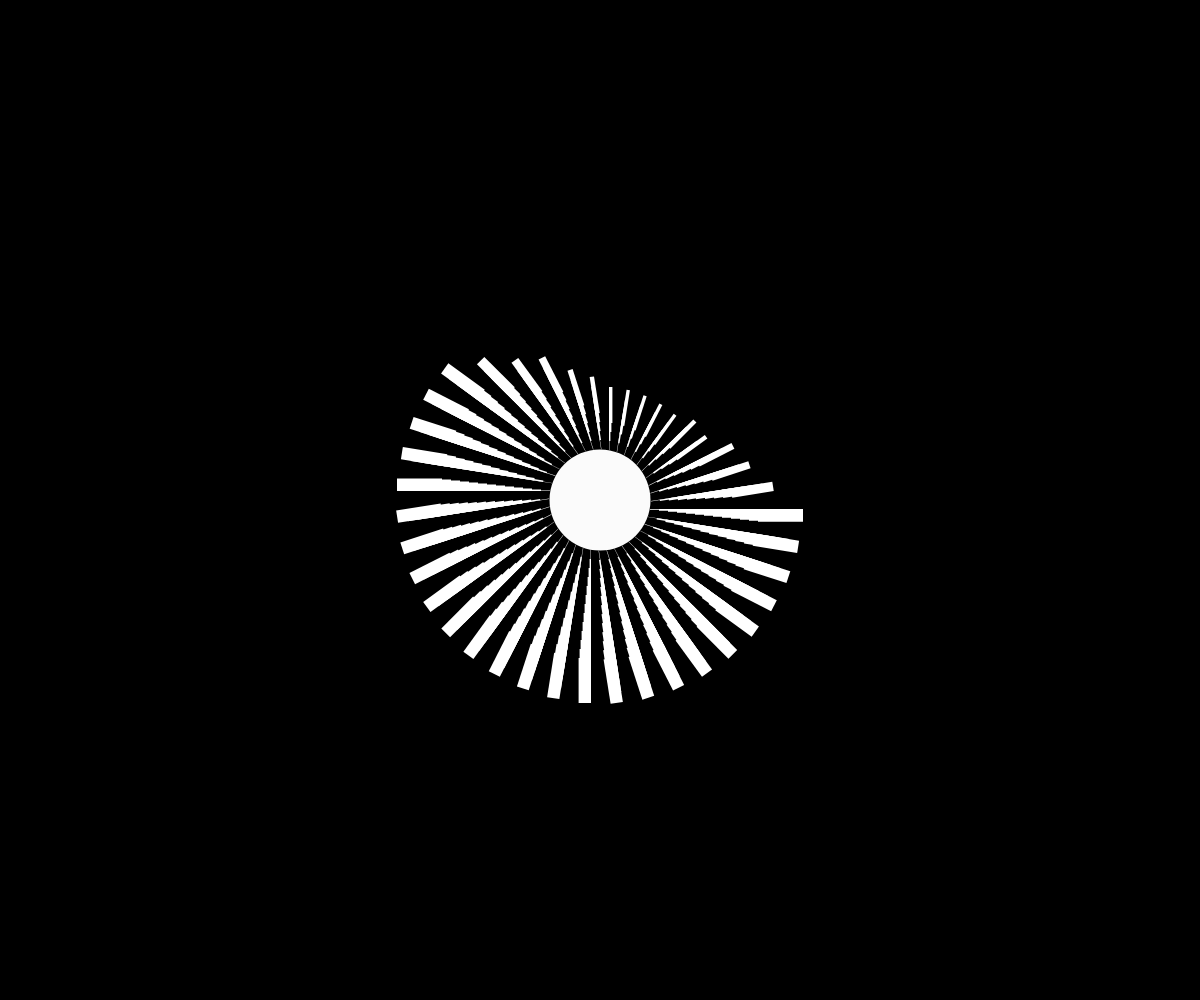
Frame 1 (no input)
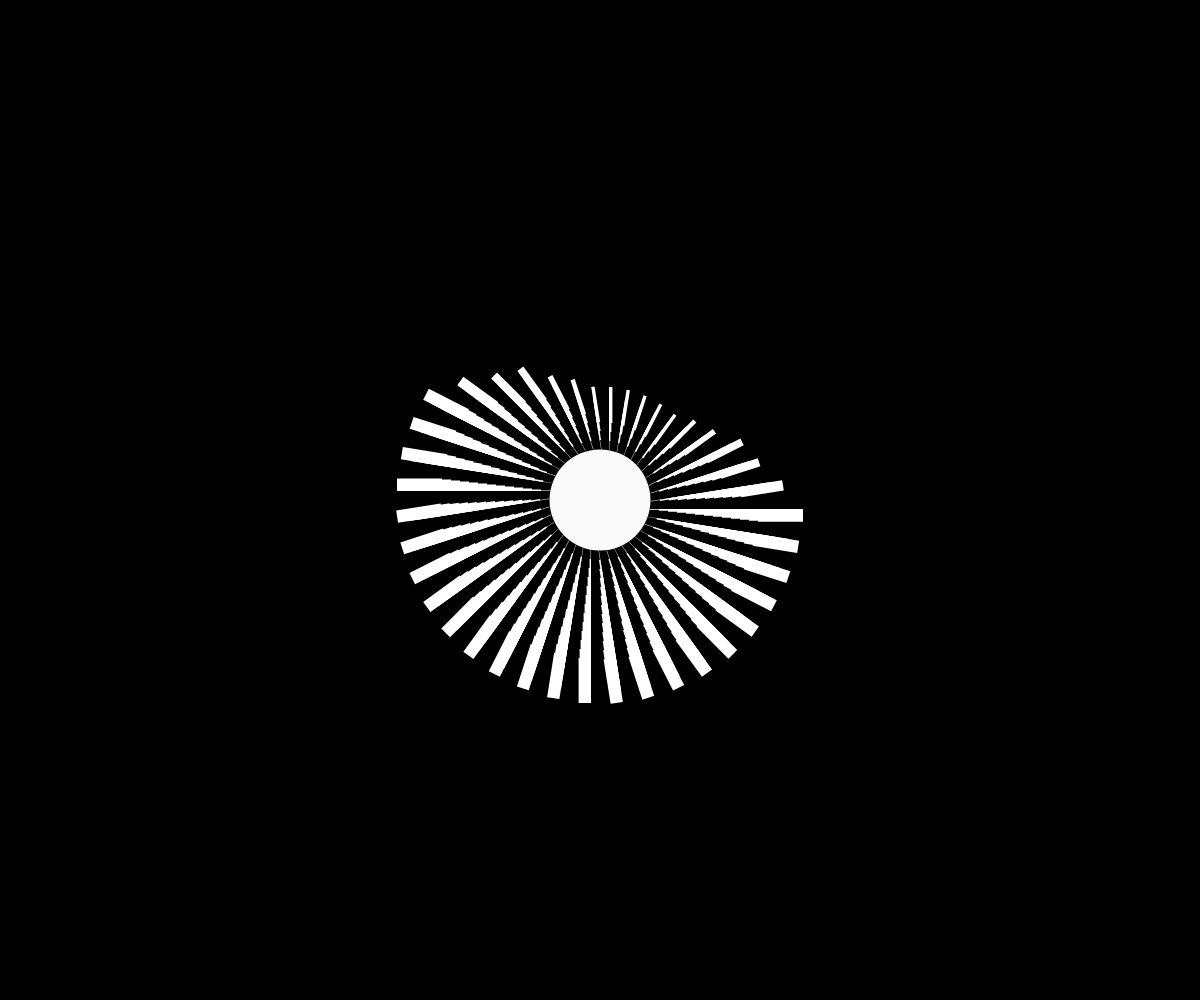
Frame 60 (no input)
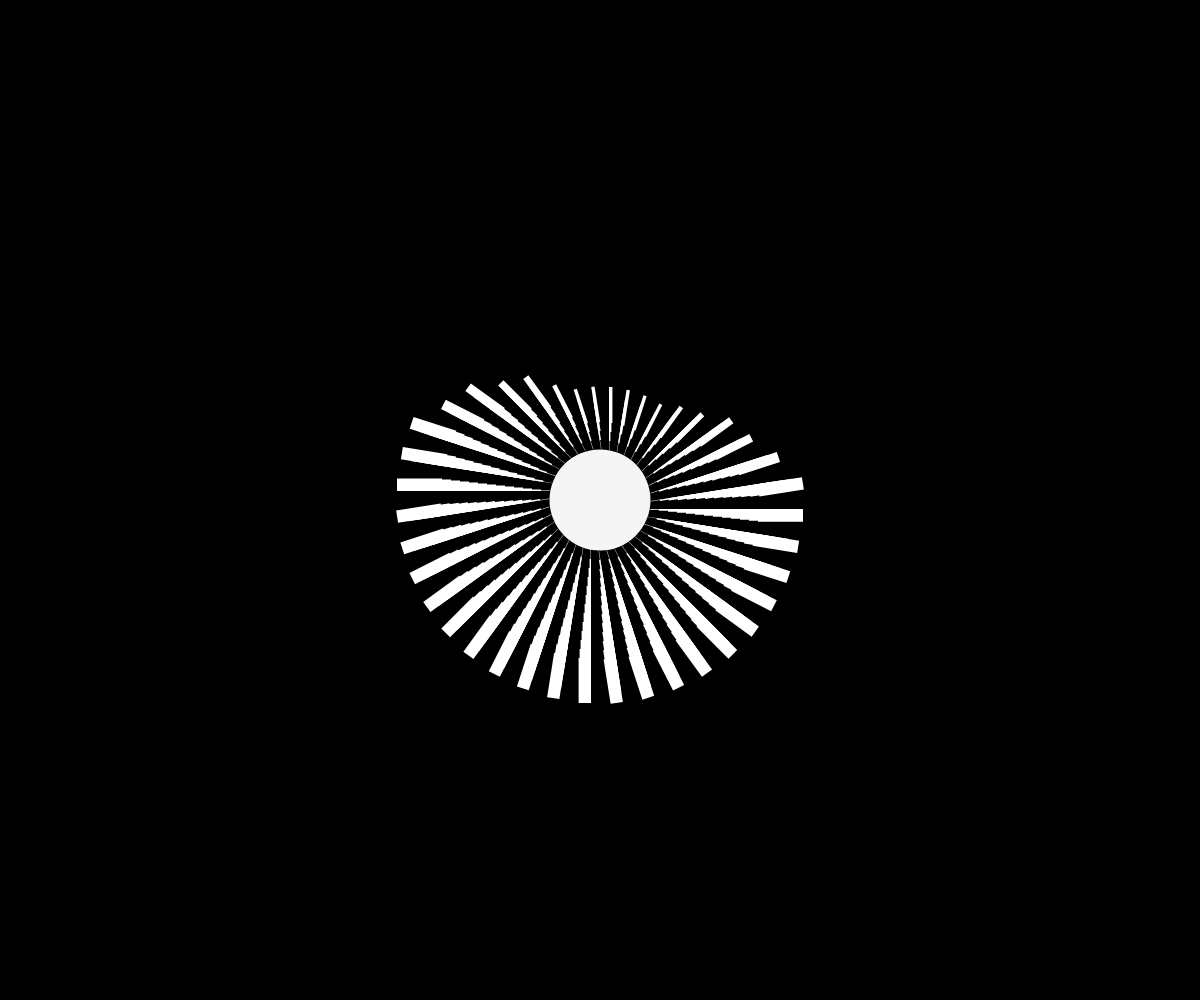
Frame 120 (the mouse pressed at the canvas centre since frame 60)

The p5.js sketch that drew these frames (run headless with seeded random() and noise() and a simulated clock; from frame 60 on, the mouse is pressed at the canvas centre):

// p5.js sketch
// ── sketch.js
/* Raymond G McCord (slow_izzm)
   06/02/2016
   
   This work is licensed under a Creative Commons 3.0 License.
    (Attribution - NonCommerical - ShareAlike)
 		http://creativecommons.org/licenses/by-nc-sa/3.0/
*/

var amt = 33,
    res = 40,
    spd = 3000,
    scl = 0,
    tocks;

function setup() {
  createCanvas(windowWidth, windowHeight);

}

function draw() {
  background(0);
  push();
  translate(width / 2, height / 2);
  tocks = 0;
  for (var i = 0; i < res + 1; i++) {
    push();
    var offSet = (TWO_PI / res) * i;
    var col = (360.0 / res) * i;

    
    var pat = map(sin(scl + offSet * .9), -1, 1, 3, amt);

    //scale
    if (pat > 12) {
      pat = 13;
    }

    noStroke();
    fill(255);
    rotate(tocks);
    for (var j = 0; j < pat; j++) {
      rect(50 + j * 9, 9, 33 + j, .4 + j);

    }
    pop();
    tocks = (TWO_PI / res) * i;
  }
  pop();
  scl += (TWO_PI / spd);
  
  //orb
  ellipseMode(CENTER);
  noStroke();
  fill(random(242, 255));
  ellipse(width / 2, height / 2, 101, 101);
  ellipseMode(CENTER);
}


function windowResized() {
  resizeCanvas(windowWidth, windowHeight);
}
